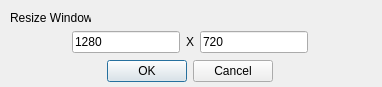
<?xml version="1.0" encoding="UTF-8"?>
<ui version="4.0">
 <class>ResizeDialog</class>
 <widget class="QDialog" name="ResizeDialog">
  <property name="geometry">
   <rect>
    <x>0</x>
    <y>0</y>
    <width>382</width>
    <height>87</height>
   </rect>
  </property>
  <property name="windowTitle">
   <string>Dialog</string>
  </property>
  <widget class="QLabel" name="label">
   <property name="geometry">
    <rect>
     <x>10</x>
     <y>10</y>
     <width>81</width>
     <height>16</height>
    </rect>
   </property>
   <property name="text">
    <string>Resize Window</string>
   </property>
  </widget>
  <widget class="QWidget" name="layoutWidget">
   <property name="geometry">
    <rect>
     <x>0</x>
     <y>30</y>
     <width>380</width>
     <height>53</height>
    </rect>
   </property>
   <layout class="QVBoxLayout" name="verticalLayout">
    <item>
     <layout class="QHBoxLayout" name="horizontalLayout">
      <item>
       <spacer name="horizontalSpacer_2">
        <property name="orientation">
         <enum>Qt::Horizontal</enum>
        </property>
        <property name="sizeHint" stdset="0">
         <size>
          <width>40</width>
          <height>20</height>
         </size>
        </property>
       </spacer>
      </item>
      <item>
       <widget class="QLineEdit" name="input_width">
        <property name="text">
         <string>1280</string>
        </property>
       </widget>
      </item>
      <item>
       <widget class="QLabel" name="X">
        <property name="text">
         <string>X</string>
        </property>
        <property name="alignment">
         <set>Qt::AlignCenter</set>
        </property>
       </widget>
      </item>
      <item>
       <widget class="QLineEdit" name="input_height">
        <property name="text">
         <string>720</string>
        </property>
       </widget>
      </item>
      <item>
       <spacer name="horizontalSpacer">
        <property name="orientation">
         <enum>Qt::Horizontal</enum>
        </property>
        <property name="sizeHint" stdset="0">
         <size>
          <width>40</width>
          <height>20</height>
         </size>
        </property>
       </spacer>
      </item>
     </layout>
    </item>
    <item>
     <widget class="QDialogButtonBox" name="buttonBox">
      <property name="orientation">
       <enum>Qt::Horizontal</enum>
      </property>
      <property name="standardButtons">
       <set>QDialogButtonBox::Cancel|QDialogButtonBox::Ok</set>
      </property>
      <property name="centerButtons">
       <bool>true</bool>
      </property>
     </widget>
    </item>
   </layout>
  </widget>
 </widget>
 <resources/>
 <connections>
  <connection>
   <sender>buttonBox</sender>
   <signal>accepted()</signal>
   <receiver>ResizeDialog</receiver>
   <slot>accept()</slot>
   <hints>
    <hint type="sourcelabel">
     <x>248</x>
     <y>254</y>
    </hint>
    <hint type="destinationlabel">
     <x>157</x>
     <y>274</y>
    </hint>
   </hints>
  </connection>
  <connection>
   <sender>buttonBox</sender>
   <signal>rejected()</signal>
   <receiver>ResizeDialog</receiver>
   <slot>reject()</slot>
   <hints>
    <hint type="sourcelabel">
     <x>316</x>
     <y>260</y>
    </hint>
    <hint type="destinationlabel">
     <x>286</x>
     <y>274</y>
    </hint>
   </hints>
  </connection>
 </connections>
</ui>
